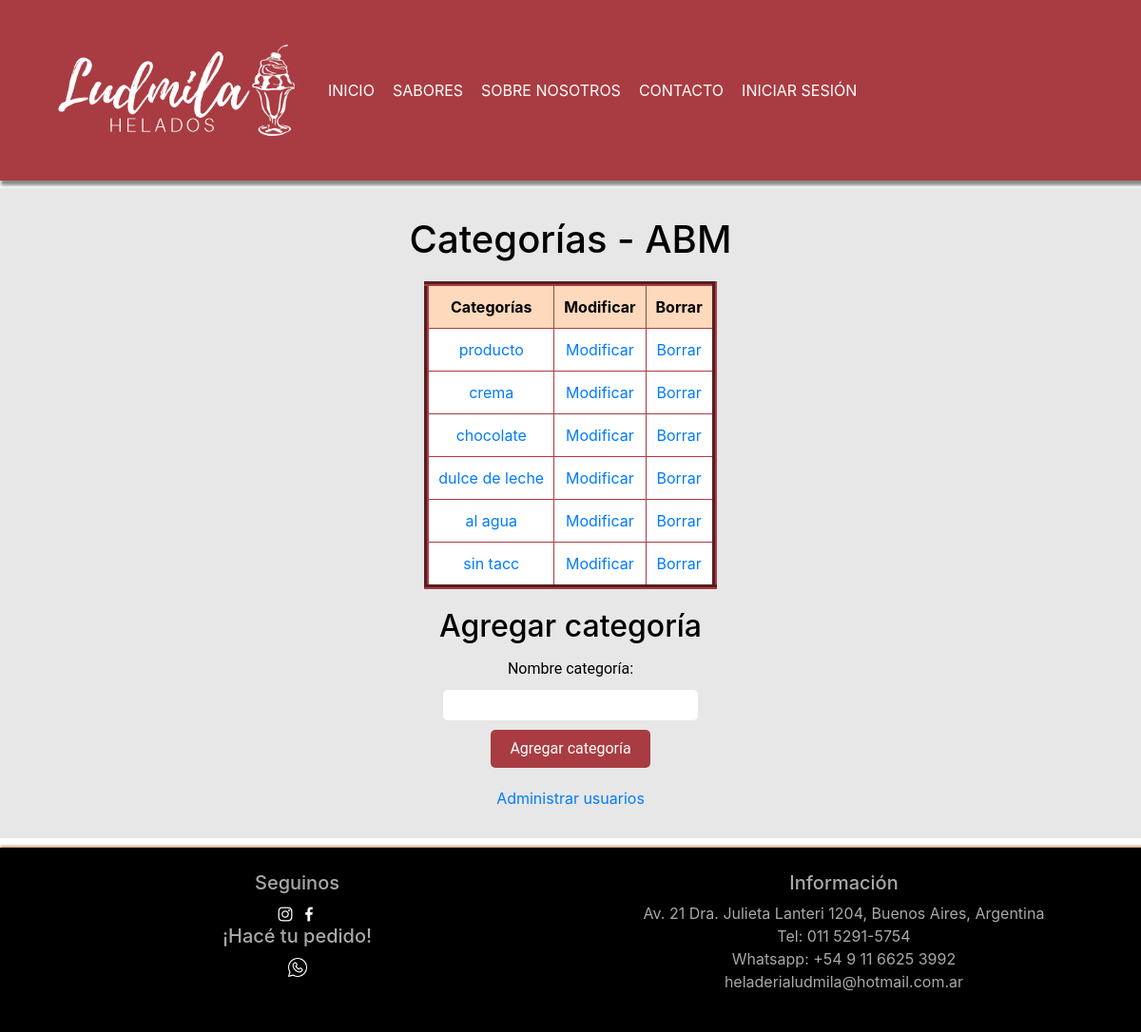
The page /productos/abm/index.php on the database its author committed.
### tables this page shows
CREATE TABLE IF NOT EXISTS `categoria` (
  `id_categoria` INT NOT NULL AUTO_INCREMENT,
  `categoria` VARCHAR(25) NOT NULL,
  PRIMARY KEY (`id_categoria`));

CREATE TABLE IF NOT EXISTS `tipo_helado` (
  `id_tipo_helado` INT NOT NULL AUTO_INCREMENT,
  `tipo_helado` VARCHAR(45) NOT NULL,
  `categoria_id_categoria` INT NOT NULL,
  PRIMARY KEY (`id_tipo_helado`));

### productos/abm/index.php (the view)
<?php
include_once "../conexion.php";
include_once "header.php";
    echo "<div class='general cen'>";
    echo "<h1>Categorías - ABM </h1>";
    $consulta = "SELECT id_categoria, categoria FROM categoria WHERE id_categoria <> 1000";
    if($resultado = mysqli_query($conexion, $consulta)) {
        echo "<table border=1>";
        echo "<tr>
                 <th>Categorías</th>
                 <th>Modificar</th>
                 <th>Borrar</th>
              </tr>";
        while($fila = mysqli_fetch_array($resultado)){
            echo "<tr>";
            echo "<td><a href='productos.php?categoria=".$fila["id_categoria"]."&nombre=$fila[categoria]'>$fila[categoria]</a></td>";
			echo "<td><a href='modificarcat.php?categoria=".$fila["id_categoria"]."'>Modificar</a></td>";
			echo "<td><a href='borrarcat.php?categoria=".$fila["id_categoria"]."'>Borrar</a></td>";
            echo "</tr>";
        }
    }
    $consultados = "SELECT id_tipo_helado, tipo_helado FROM tipo_helado";
    if($resultadodos = mysqli_query($conexion, $consultados)) {
        while($fila = mysqli_fetch_array($resultadodos)){
            echo "<tr>";
            echo "<td><a href='helados.php?tipo_helado=".$fila["id_tipo_helado"]."&nombre=$fila[tipo_helado]'>$fila[tipo_helado]</a></td>";
			echo "<td><a href='modificarcat.php?tipo_helado=".$fila["id_tipo_helado"]."'>Modificar</a></td>";
			echo "<td><a href='borrarcat.php?tipo_helado=".$fila["id_tipo_helado"]."'>Borrar</a></td>";
            echo "</tr>";
        }
        echo "</table>";
    }
?>
<h2>Agregar categoría</h2>
<form action="altacategoria.php" method="post">
    <div>
    <label for="categoria">Nombre categoría:</label> <br>
    <input type="text" id="categoria" name="categoria">
    </div>
    <input type="submit" value="Agregar categoría">
</form>
<a href="login/admin/index.php">Administrar usuarios</a>
</div>
<?php
include_once "footer.php";
?>

### productos/abm/css/estilo.css (style rules this page uses)
body { background-color: rgb(239, 239, 239); font-family: Arial, Helvetica, sans-serif; }
.cen { text-align: center; }
table { border-color: #A93C42; color: black; margin: 0 auto; border-collapse: collapse; margin-top: 20px; margin-bottom: 20px; border-width: 5px; }
table tr th { padding: 10px; text-align: center; background-color: #ffd9bb; }
table tr td { padding: 10px; text-align: center; background-color: white; }
.general { color: black; background-color: rgb(231, 231, 231); padding: 30px; }
input[type=button], input[type=submit], input[type=reset] { background-color: #A93C42; border: none; color: white; padding: 8px 20px; text-decoration: none; margin: 4px 2px; cursor: pointer; font-family: 'Roboto', sans-serif; margin-top: 10px; margin-bottom: 20px; }
form input { border-style: none; padding-left: 10px; padding-right: 10px; padding-top: 4px; padding-bottom: 4px; border-radius: 5px; margin-top: 5px; }
form label { font-family: 'Roboto', sans-serif; margin: 5px; }

### rows shown on the page
categoria: categoria "producto"
tipo_helado: tipo_helado "crema"
tipo_helado: tipo_helado "chocolate"
tipo_helado: tipo_helado "dulce de leche"
tipo_helado: tipo_helado "al agua"
tipo_helado: tipo_helado "sin tacc"

### other values the page prints
$paginas "INICIO"
$paginas "SABORES"
$paginas "SOBRE NOSOTROS"
$paginas "CONTACTO"
$paginas "INICIAR SESIÓN"
